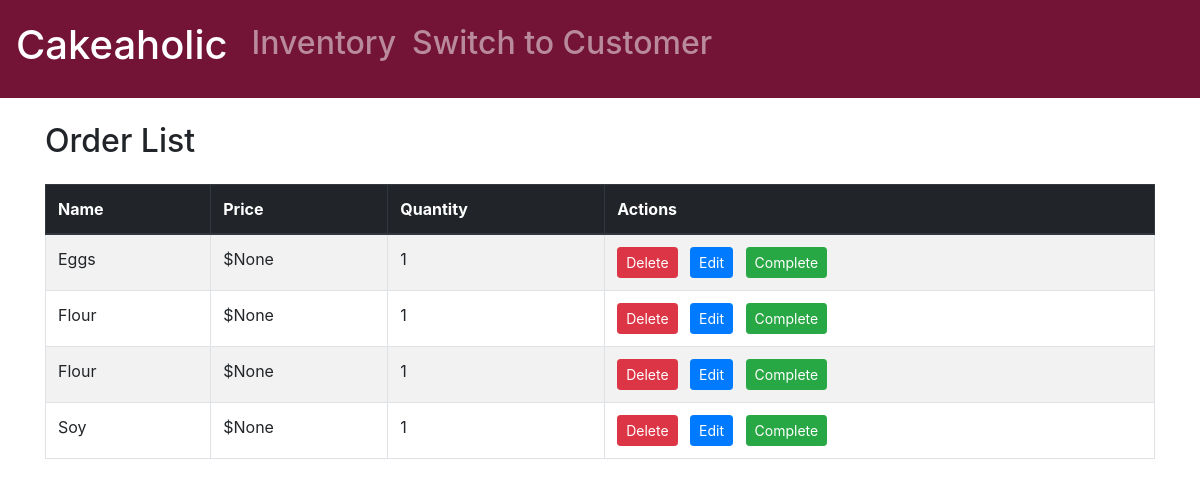
Page /inventory/new_order/ on the earlier database version.
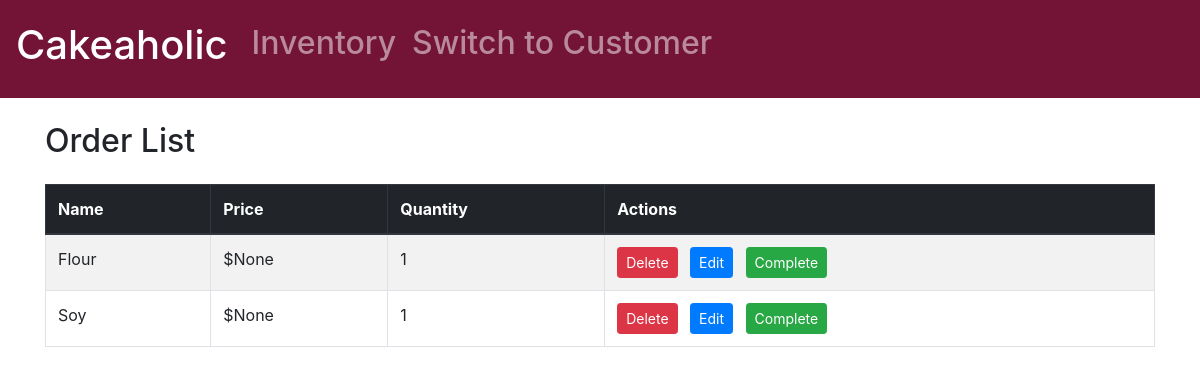
Same page on the later database version.
### customer/models.py (models this page shows, shortened)
class CartItem(models.Model):
    name = models.CharField(max_length=255)
    price = models.DecimalField(max_digits=10, decimal_places=2, null=True, blank=True)
    quantity = models.IntegerField()

### inventory/views.py (the view)
# urls.py: path('new_order/', views.new_order, name='new_order'),
def new_order(request):
    orders = CartItem.objects.all()
    return render(request, 'inventory/new_orders.html', {'orders': orders})

### inventory/templates/inventory/new_orders.html (shortened to what this page needs)
{% extends 'inventory/main.html' %}
{% load static %}
{% block content %}
<div class="container mt-4">
    <h2 class="mb-4">Order List</h2>
    <div class="table-responsive">
        <table class="table table-striped table-bordered">
            <thead class="thead-dark">
                <tr>
                    <th>Name</th>
                    <th>Price</th>
                    <th>Quantity</th>
                    <th>Actions</th>
                </tr>
            </thead>
            <tbody>
                {% for order in orders %}
                <tr>
                    <td>{{ order.name }}</td>
                    <td>${{ order.price }}</td>
                    <td>{{ order.quantity }}</td>
                    <td>
                        <button class="btn btn-danger btn-sm mr-2" onclick="deleteOrder('{{ order.id }}')">Delete</button>
                        <button class="btn btn-primary btn-sm mr-2" onclick="editOrder('{{ order.id }}')">Edit</button>
                        <button class="btn btn-success btn-sm" onclick="completeOrder('{{ order.id }}')">Complete</button>
                    </td>
                </tr>
                {% endfor %}
            </tbody>
        </table>
    </div>
</div>
{% endblock %}

### inventory/templates/inventory/main.html (shortened to what this page needs)
<!DOCTYPE html>
<html>
<head>
	<link rel="stylesheet" href="https://cdn.jsdelivr.net/npm/bootstrap@4.0.0/dist/css/bootstrap.min.css">
</head>
<body>
	{% include 'inventory/navbar.html' %}
	{% block content %}
	{% endblock content%}
</body>
</html>

### inventory/templates/inventory/navbar.html (shortened to what this page needs)
<!DOCTYPE html>
<html>
<head>
	<link rel="stylesheet" href="https://cdn.jsdelivr.net/npm/bootstrap@4.0.0/dist/css/bootstrap.min.css">
</head>
{% with url_name=request.resolver_match.url_name %}
{% load static %}
<nav class="navbar navbar-expand-lg navbar-dark py-3" style="background-color: #731436;">
    <div class="collapse navbar-collapse" id="navbarSupportedContent">
        <ul class="navbar-nav mr-auto">
            <li class="nav-item {% if url_name == 'dashboard' %}active{% endif %}">
                <a class="navbar-brand" href="{% url 'inventory:dashboard' %}">
                    <h1>Cakeaholic</h1>
                </a>
            </li>
            <li class="nav-item {% if url_name == 'inventory' %}active{% endif %}">
                <a class="nav-link" href="{% url 'inventory:products' %}">
                    <h2>Inventory</h2>
                </a>
            </li>
            <li class="nav-item {% if url_name == 'customer' %}active{% endif %}">
                <a class="nav-link" href="{% url 'customer:customer_home' %}">
                    <h2>Switch to Customer</h2>
                </a>
            </li>
        </ul>
    </div>
</nav>
{% endwith %}

### inventory/templates/inventory/main.html (style rules this page uses)
body { background-color: #F2F2F0; }

Differences in the rows shown:
removed CartItem: name "Eggs", price "None", quantity "1"
removed CartItem: name "Flour", price "None", quantity "1"
